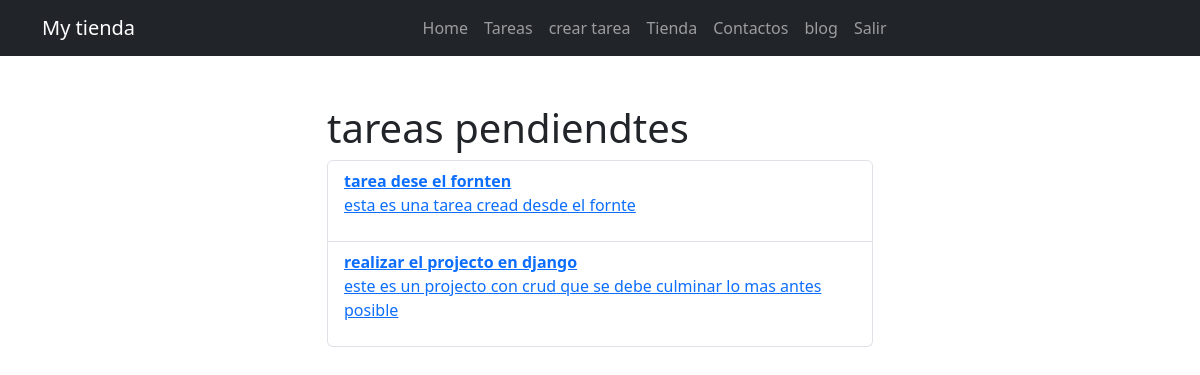
Screenshot of /task/ (signed in) with the database file from the repository.
### tasks/models.py (models this page shows, shortened)
class Task (models.Model):
    title = models.CharField(max_length=100)
    description = models.TextField(blank=True)
    created=models.DateTimeField(auto_now_add=True)
    datecompleted = models.DateField(null=True)
    important= models.BooleanField(default=False)
    user = models.ForeignKey(User,on_delete=models.CASCADE)

### tasks/views.py (the view)
# urls.py: path('task/', views.task, name='task'),
@login_required
def task(request):
    allTask = Task.objects.filter(
        user=request.user, datecompleted__isnull=True)
    return render(request, 'task.html', {'tareas': allTask})

### tasks/templates/task.html (shortened to what this page needs)
{% extends 'base.html' %}
 {% block content %}
<main class="container">
  <div class="row">
    <div class="col-md-6 offset-md-3 py-5">
      <h1>tareas pendiendtes</h1>
      <ul class="list-group">
        {% for task in tareas %}
        <li class="list-group-item">
          <a href="{% url 'task_detail' task.id %}">
            {% if task.important %}
            <strong>{{task.title}}</strong>
            {% else %} {{task.id}} {{task.title}} {% endif %}
            <p>{{task.description}}</p>
          </a>
        </li>
        {% endfor %}
      </ul>
    </div>
  </div>
</main>
{% endblock %}

### rows the page displays
Task: title "tarea dese el fornten", description "esta es una tarea cread desde el fornte"
Task: title "realizar el projecto en django", description "este es un projecto con crud que se debe culminar lo mas antes posible"
